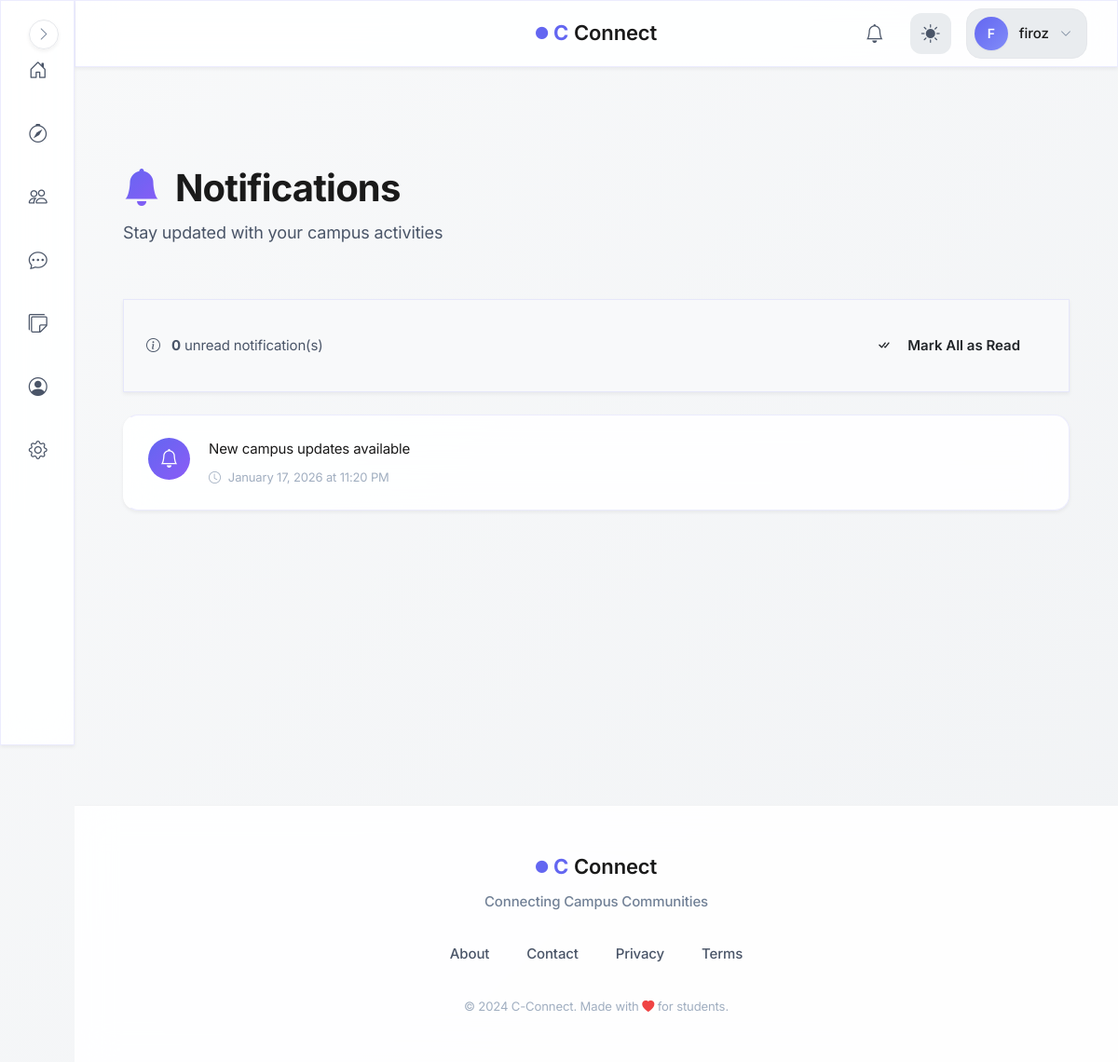
Page /notifications_list (signed in) on the earlier database version.
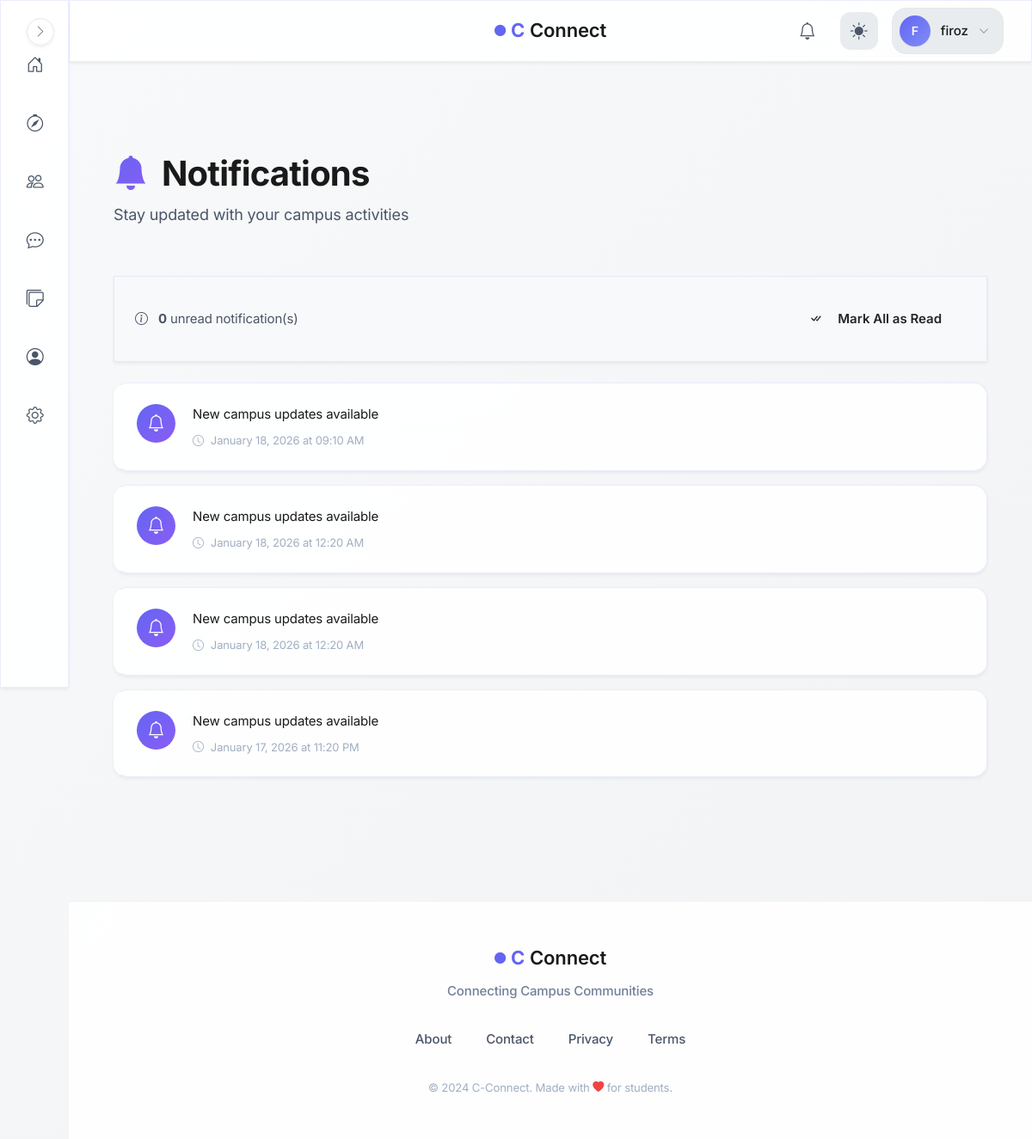
Same page on the later database version.
### models.py (models this page shows, shortened)
class User(UserMixin, db.Model):
    id = db.Column(db.Integer, primary_key=True, autoincrement=True)  # Unique identifier
    username = db.Column(db.String(100), nullable=False)  # Name of the user (later can add this unique if needed)
    email = db.Column(db.String(120), nullable=False, unique=True)  # Email of the user
    password = db.Column(db.String(200), nullable=False)  # Passwords not hashed yet (done in setup_db.py)
    created_at = db.Column(db.DateTime, default=db.func.now())  # Timestamp of account creation
    last_login = db.Column(db.DateTime, nullable=True)  # Timestamp of last login
    pass

class Notification(db.Model):
    id = db.Column(db.Integer, primary_key=True, autoincrement=True)
    user_id = db.Column(db.Integer, db.ForeignKey('user.id'), nullable=False)
    sender_id = db.Column(db.Integer, db.ForeignKey('user.id'), nullable=True)
    type = db.Column(db.String(30), nullable=False, default='general')
    ref_id = db.Column(db.Integer, nullable=True, index=True)  # ID of post/connection/etc
    message = db.Column(db.String(255), nullable=False)
    is_read = db.Column(db.Boolean, default=False)
    created_at = db.Column(db.DateTime, default=db.func.now())
    user = db.relationship('User', foreign_keys=[user_id], backref='notifications')
    sender = db.relationship('User', foreign_keys=[sender_id])

### blueprints/notifications/routes.py (the view)
@notifications.route('/notifications_list')
@login_required
def notifications_list():
    notifs = Notification.query.filter_by(user_id=current_user.id) \
                .order_by(Notification.created_at.desc()) \
                .all()
    return render_template('notifications/notif_list.html', notifs=notifs)

### blueprints/auth/__init__.py (called while the page is built)
@login_manager.user_loader
def load_user(user_id):
    from models import User  # Importing User model for querying  (import here to avoid circular imports)
    return User.query.get(int(user_id))

@auth.after_app_request
def add_header(response):
    if current_user.is_authenticated and request.blueprint == 'auth':
        response.headers['Cache-Control'] = 'no-store, no-cache, must-revalidate, post-check=0, pre-check=0, max-age=0'
        response.headers['Pragma'] = 'no-cache'
        response.headers['Expires'] = '-1'
    return response

### factory_helpers.py (called while the page is built, shortened)
def register_security_headers(app):
    @app.after_request
    def set_secure_headers(response):
        response.headers['Content-Security-Policy'] = (
            "default-src 'self'; "
            "img-src 'self' data: blob: https:; "# Allow external images
            "style-src 'self' 'unsafe-inline' https:; "# ADD https: for CDNs
            "script-src 'self' 'unsafe-inline' https:; "# ADD https: for JS
            "font-src 'self' https: data:; "# Google Fonts
            "connect-src 'self' https:;"  # ← ADD https: for CDNs/maps
        )
        response.headers['X-Content-Type-Options'] = 'nosniff'
        response.headers['X-Frame-Options'] = 'DENY'
        response.headers['Referrer-Policy'] = 'strict-origin-when-cross-origin'
        response.headers['Permissions-Policy'] = 'geolocation=(), microphone=()'
        return response

def to_ist(utc_dt):
    ist = pytz.timezone('Asia/Kolkata')
    return utc_dt.replace(tzinfo=pytz.utc).astimezone(ist)

def register_daily_cleanup(app):
    if not hasattr(app, "_last_notification_cleanup"):
        app._last_notification_cleanup = None
    @app.before_request
    def daily_cleanup():
        now = datetime.now(timezone.utc)
        last = getattr(app, "_last_notification_cleanup", None)
        if last is None or (now - last).days >= 1:
            from blueprints.notifications.service import cleanup_old_notifications
            deleted = cleanup_old_notifications()
            app.logger.info(f"Cleaned up {deleted} old notifications.")
            app._last_notification_cleanup = now

def register_profilevisit_cleanup(app):
    last_cleanup = {'t': 0}
    @app.before_request
    def cleanup_visits():
        now = time.time()
        if now - last_cleanup['t'] < 3600:  # run once every hour
            return

### blueprints/notifications/templates/notifications/notif_list.html (shortened to what this page needs)
{% extends "base.html" %}
{% block body %}
<div class="container py-4">
    <div class="notifications-header animate-on-scroll">
        <h1 class="notifications-title">
            <i class="bi bi-bell-fill me-2" style="background: linear-gradient(135deg, var(--primary-color), var(--accent-color)); -webkit-background-clip: text; -webkit-text-fill-color: transparent;"></i>
            Notifications
        </h1>
        <p class="notifications-subtitle">Stay updated with your campus activities</p>
    </div>
    {% if notifs %}
    <div class="notifications-actions glass-card animate-on-scroll">
        <div class="notif-stats">
            <i class="bi bi-info-circle me-2"></i>
            <strong>{{ notifs | selectattr("is_read", "equalto", False) | list | length }}</strong> unread notification(s)
        </div>
        <form method="POST" action="{{ url_for('notifications.mark_all_read') }}">
            <button class="btn btn-primary-custom btn-sm">
                <i class="bi bi-check-all me-2"></i>Mark All as Read
            </button>
        </form>
    </div>
    {% endif %}
    <div class="notifications-list">
        {% if notifs %}
            {% for n in notifs %}
            <div class="notif-item glass-card animate-on-scroll {{ '' if n.is_read else 'unread' }}">
                <div class="notif-content">
                    <div class="notif-icon">
                        <i class="bi bi-{{ 'person-plus' if 'connection' in n.message.lower() else 'bell' }}"></i>
                    </div>
                    <div class="notif-body">
                        <div class="notif-message">{{ n.message }}</div>
                        <div class="notif-time">
                            <i class="bi bi-clock"></i>
                            {{ to_ist(n.created_at).strftime('%B %d, %Y at %I:%M %p') }}
                        </div>
                    </div>
                </div>
            </div>
            {% endfor %}
        {% endif %}
    </div>
</div>
{% endblock %}

### templates/base.html (shortened to what this page needs)
<!DOCTYPE html>
<html lang="en">
<head>
    <link rel="stylesheet" href="https://cdn.jsdelivr.net/npm/bootstrap-icons@1.11.1/font/bootstrap-icons.css">
    <link href="https://cdn.jsdelivr.net/npm/bootstrap@5.3.2/dist/css/bootstrap.min.css" rel="stylesheet">
    <link rel="stylesheet" href="{{ url_for('static', filename='css/global.css') }}">
</head>
<body>
    {% if current_user.is_authenticated %}
        <aside class="sidebar glass-effect" id="sidebar">
            <nav class="sidebar__nav">
                <a href="{{ url_for('main.dashboard') }}" class="sidebar__link" data-tooltip="Dashboard">
                    <div class="sidebar__link-icon">
                        <i class="bi bi-house-door"></i>
                    </div>
                </a>
                <a href="{{ url_for('main.search_page') }}" class="sidebar__link" data-tooltip="Discover">
                    <div class="sidebar__link-icon">
                        <i class="bi bi-compass"></i>
                    </div>
                </a>
                <a href="{{ url_for('connections.connections_home') }}" class="sidebar__link" data-tooltip="Connections">
                    <div class="sidebar__link-icon">
                        <i class="bi bi-people"></i>
                    </div>
                </a>
                <a href="{{ url_for('messages.inbox') }}" class="sidebar__link" data-tooltip="Messages">
                    <div class="sidebar__link-icon">
                        <i class="bi bi-chat-dots"></i>
                    </div>
                </a>
                <a href="/campus-board" class="sidebar__link" data-tooltip="Messages">
                    <div class="sidebar__link-icon">
                        <i class="bi bi-stickies"></i>
                    </div>
                </a>
                <a href="{{ url_for('auth.profile') }}" class="sidebar__link" data-tooltip="Profile">
                    <div class="sidebar__link-icon">
                        <i class="bi bi-person-circle"></i>
                    </div>
                </a>
                <a href="{{ url_for('main.settings') }}" class="sidebar__link" data-tooltip="Settings">
                    <div class="sidebar__link-icon">
                        <i class="bi bi-gear"></i>
                    </div>
                </a>
            </nav>
            <button class="sidebar__toggle" id="sidebarToggle" aria-label="Toggle sidebar">
                <i class="bi bi-chevron-right"></i>
            </button>
        </aside>
        <header class="topbar glass-effect">
            <div class="topbar__container">
                <div class="topbar__center">
                    <a href="{{ url_for('main.home') }}" class="topbar__brand">
                        <span class="brand-icon-small">
                            <i class="bi bi-circle-fill"></i>
                        </span>
                        <span class="brand-c">C</span>
                        <span class="brand-text">Connect</span>
                    </a>
                </div>
                <div class="topbar__actions">
                    <a href="{{ url_for('notifications.notifications_list') }}" class="topbar__icon-btn" aria-label="Notifications">
                        <i class="bi bi-bell"></i>
                        {% set unread = current_user.notifications | selectattr("is_read", "equalto", False) | list %}
                    </a>
                    <button class="topbar__icon-btn topbar__theme-toggle" id="themeToggle" aria-label="Toggle theme">
                        <i class="bi bi-sun-fill" id="themeIcon"></i>
                    </button>
                    <div class="topbar__profile" id="profileDropdown">
                        <button class="topbar__profile-btn" aria-label="Profile menu">
                            <div class="topbar__avatar">
                                {{ current_user.username[0].upper() }}
                            </div>
                            <span class="topbar__username">{{ current_user.username }}</span>
                            <i class="bi bi-chevron-down topbar__profile-arrow"></i>
                        </button>
                    </div>
                </div>
            </div>
        </header>
    {% endif %}
    <main class="main-content">
        {% block body %}{% endblock %}
    </main>
    <footer class="footer">
        <div class="footer__container">
            <div class="footer__brand">
                <div class="footer__logo">
                    <span class="brand-icon-small">
                        <i class="bi bi-circle-fill"></i>
                    </span>
                    <span class="brand-c">C</span>
                    <span class="brand-text">Connect</span>
                </div>
                <p class="footer__tagline">Connecting Campus Communities</p>
            </div>
            <div class="footer__links">
                <a href="{{ url_for('main.about') }}" class="footer__link">About</a>
                <a href="{{ url_for('main.contact') }}" class="footer__link">Contact</a>
                <a href="#" class="footer__link">Privacy</a>
                <a href="#" class="footer__link">Terms</a>
            </div>
            <div class="footer__credits">
                <small>&copy; 2024 C-Connect. Made with <i class="bi bi-heart-fill"></i> for students.</small>
            </div>
        </div>
    </footer>
</body>
</html>

### blueprints/notifications/templates/notifications/notif_list.html (style rules this page uses)
.notifications-header { padding: 2.5rem 0; }
.notifications-title { font-size: clamp(2rem, 4vw, 2.5rem); font-weight: 700; margin-bottom: 0.5rem; }
.notifications-subtitle { color: var(--text-secondary); font-size: 1.125rem; }
.notifications-actions { display: flex; justify-content: space-between; align-items: center; margin-bottom: 1.5rem; padding: 1.5rem; background: var(--bg-secondary); border-radius: var(--border-radius-md); }
.notif-stats { color: var(--text-secondary); font-size: 0.9375rem; }
.notif-item { padding: 1.5rem; margin-bottom: 1rem; transition: all 0.3s ease; border-left: 3px solid transparent; position: relative; }
.notif-content { display: flex; align-items: flex-start; gap: 1.25rem; }
.notif-icon { width: 45px; height: 45px; background: linear-gradient(135deg, var(--primary-color), var(--accent-color)); border-radius: 50%; display: flex; align-items: center; justify-content: center; font-size: 1.25rem; color: white; flex-shrink: 0; }
.notif-body { flex: 1; }
.notif-message { font-size: 0.9375rem; color: var(--text-primary); line-height: 1.6; margin-bottom: 0.5rem; }
.notif-time { font-size: 0.8125rem; color: var(--text-muted); display: flex; align-items: center; gap: 0.5rem; }

Differences in the rows shown:
added Notification: message "New campus updates available", created_at "January 18, 2026 at 09:10 AM"
added Notification: message "New campus updates available", created_at "January 18, 2026 at 12:20 AM"
added Notification: message "New campus updates available", created_at "January 18, 2026 at 12:20 AM"
